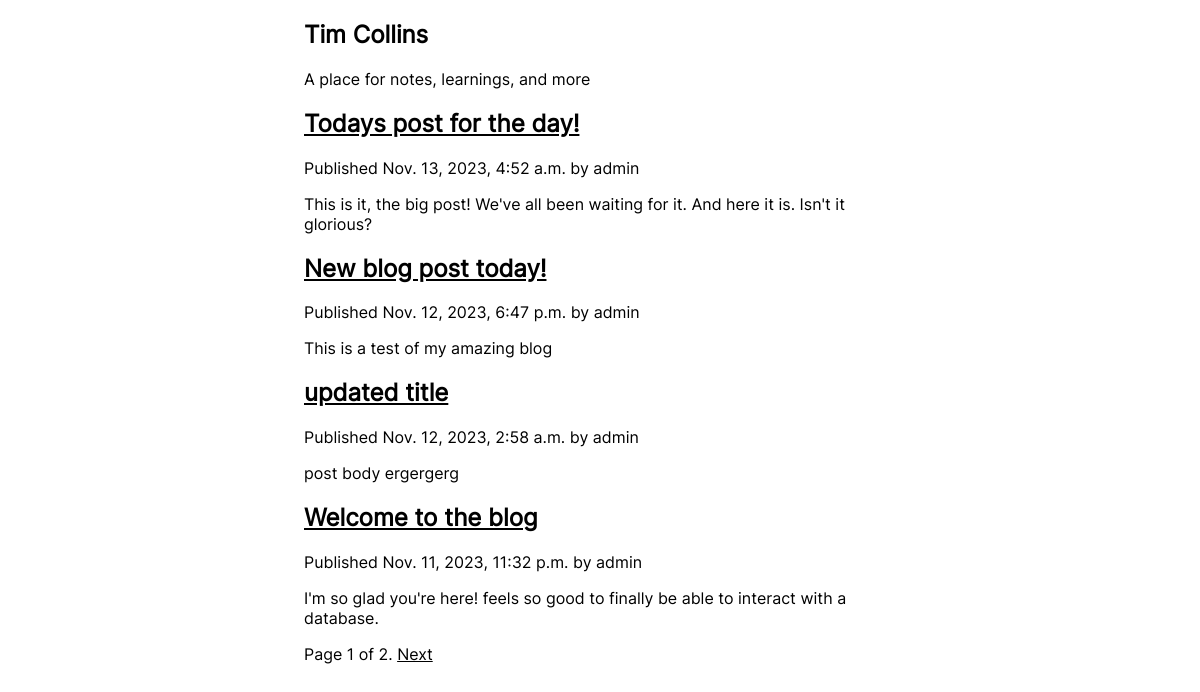
Screenshot of /blog/ with the database file from the repository.
### blog/models.py (models this page shows, shortened)
class Post(models.Model):
  class Status(models.TextChoices):
    DRAFT = 'DF', 'Draft'
    PUBLISHED = 'PB', 'Published'
  title = models.CharField(max_length=250)
  slug = models.SlugField(max_length=250,
                          unique_for_date='publish')
  author = models.ForeignKey(User,on_delete=models.CASCADE,
                             related_name='blog_posts')
  body = models.TextField()
  publish = models.DateTimeField(default=timezone.now)
  created = models.DateTimeField(auto_now_add=True)
  updated = models.DateTimeField(auto_now=True)
  status = models.CharField(max_length=2,
                            choices=Status.choices,
                            default=Status.DRAFT)
  objects = models.Manager()
  published = PublishedManager()
  class Meta:
    ordering = ['-publish']
    indexes = [
      models.Index(fields=['-publish']),
    ]
  def get_absolute_url(self):
      return reverse('blog:post_detail',
                     args=[self.publish.year,
                           self.publish.month,
                           self.publish.day,
                           self.slug])

### blog/views.py (the view)
# urls.py: path('', views.PostListView.as_view(), name='post_list'),
class PostListView(ListView):
   queryset = Post.published.all()
   context_object_name = 'posts'
   paginate_by = 4
   template_name = 'blog/post/list.html'

### blog/templates/blog/post/list.html (shortened to what this page needs)
{% extends "blog/base.html" %}
{% block content %}
  {% for post in posts %}
  <h2>
    <a href="{{ post.get_absolute_url }}">
      {{ post.title }}
    </a>
  </h2>
    <p class="date">
      Published {{ post.publish }} by {{ post.author }}
    </p>
    {{ post.body|truncatewords:30|linebreaks }}
  {% endfor %}
  {% include "pagination.html" with page=page_obj %}
{% endblock %}

### blog/static/css/blog.css (style rules this page uses)
html { font-family: Inter; }
body { font-family: 'MyCustomFont', sans-serif; }
a { color: black; }

### rows the page displays
Post: title "Todays post for the day!", publish "Nov. 13, 2023, 4:52 a.m.", author "admin", body "This is it, the big post! We've all been waiting for it. And here it is. Isn't it glorious?"
Post: title "New blog post today!", publish "Nov. 12, 2023, 6:47 p.m.", author "admin", body "This is a test of my amazing blog"
Post: title "updated title", publish "Nov. 12, 2023, 2:58 a.m.", author "admin", body "post body ergergerg"
Post: title "Welcome to the blog", publish "Nov. 11, 2023, 11:32 p.m.", author "admin", body "I'm so glad you're here! feels so good to finally be able to interact with a database."

### other values shown
{{ page.number }} "1"
{{ page.paginator.num_pages }} "2"
